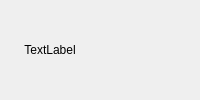
<?xml version="1.0" encoding="UTF-8"?>
<ui version="4.0">
 <class>Weather</class>
 <widget class="QWidget" name="Weather">
  <property name="geometry">
   <rect>
    <x>0</x>
    <y>0</y>
    <width>200</width>
    <height>100</height>
   </rect>
  </property>
  <property name="windowTitle">
   <string>Form</string>
  </property>
  <layout class="QGridLayout" name="gridLayout">
   <property name="leftMargin">
    <number>0</number>
   </property>
   <property name="topMargin">
    <number>0</number>
   </property>
   <property name="rightMargin">
    <number>0</number>
   </property>
   <property name="bottomMargin">
    <number>0</number>
   </property>
   <property name="spacing">
    <number>0</number>
   </property>
   <item row="0" column="0" rowspan="2">
    <widget class="QLabel" name="picture">
     <property name="text">
      <string>TextLabel</string>
     </property>
     <property name="alignment">
      <set>Qt::AlignCenter</set>
     </property>
    </widget>
   </item>
   <item row="0" column="1">
    <widget class="QLabel" name="tem">
     <property name="font">
      <font>
       <family>微软雅黑</family>
       <pointsize>16</pointsize>
       <bold>false</bold>
      </font>
     </property>
     <property name="text">
      <string/>
     </property>
     <property name="alignment">
      <set>Qt::AlignLeading|Qt::AlignLeft|Qt::AlignVCenter</set>
     </property>
    </widget>
   </item>
   <item row="1" column="1">
    <widget class="QLabel" name="weather">
     <property name="font">
      <font>
       <family>微软雅黑</family>
       <pointsize>16</pointsize>
      </font>
     </property>
     <property name="text">
      <string/>
     </property>
     <property name="alignment">
      <set>Qt::AlignLeading|Qt::AlignLeft|Qt::AlignVCenter</set>
     </property>
    </widget>
   </item>
  </layout>
 </widget>
 <resources/>
 <connections/>
</ui>
